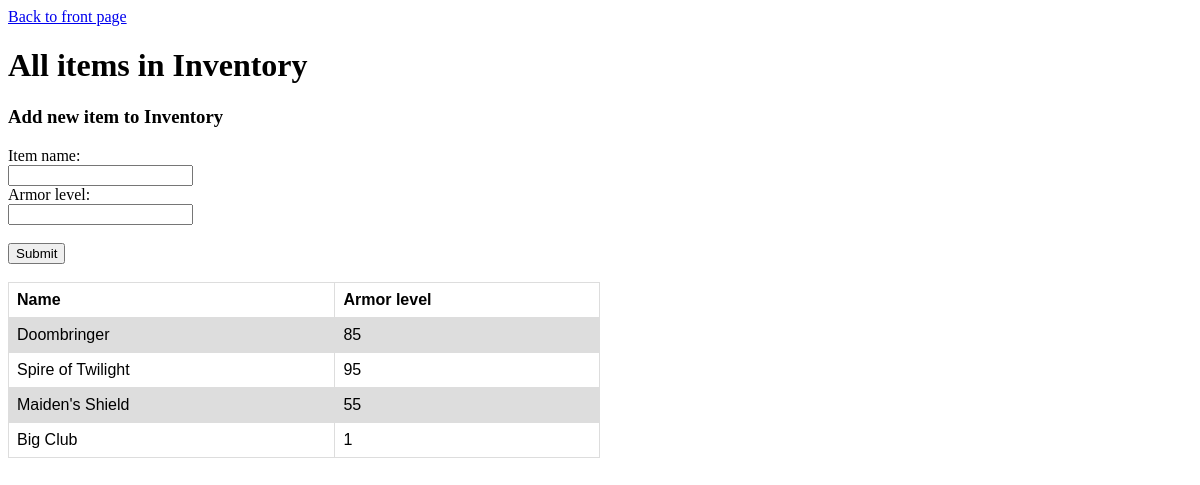
Page /items/ on the earlier database version.
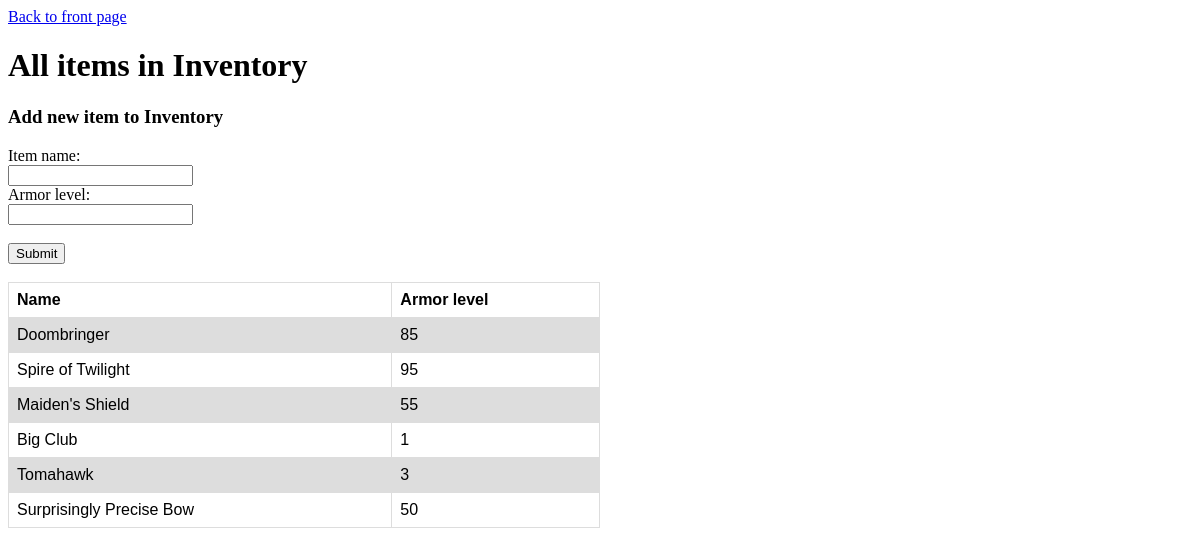
Same page on the later database version.
### inventory/models.py (models this page shows, shortened)
class Item(models.Model):
	name = models.CharField(max_length=200)
	armor_level = models.IntegerField(default=0)
	characters = models.ManyToManyField(Character, blank=True)

### inventory/views.py (the view)
# urls.py: path('items/', views.items, name='items'),
def items(request):
	items = Item.objects.all()
	return render(request, 'inventory/items.html', {'items': items})

### inventory/templates/inventory/items.html (shortened to what this page needs)
<!DOCTYPE html>
<html xmlns="http://www.w3.org/1999/xhtml">
	<head>
	</head>
	<body>
		<a href='/'>Back to front page</a>
		<h1>All items in Inventory</h1>
		<h3>Add new item to Inventory</h3>
			<form method="GET" action="/add_item/">
				<label for="name">Item name:</label><br>
				<input type="text" name="name"/><br>
				<label for="armor_level">Armor level:</label><br>
				<input type="number" name="armor_level"/><br><br>
				<input type="submit" name="Add!"/>
			</form>
			<br>
			<table>
				<tr>
					<th style="text-align: left;">Name</th>
					<th>Armor level</th>
				</tr>
				{% for item in items %}
				<tr>
					<td>{{item.name|safe}}</td>
					<td>{{item.armor_level|safe}}</td>
				</tr>
				{% endfor %}
			</table>
	</body>
</html>

### inventory/templates/inventory/items.html (style rules this page uses)
table { font-family: arial, sans-serif; border-collapse: collapse; width: 50%; }
td, th { border: 1px solid #dddddd; text-align: left; padding: 8px; }
tr:nth-child(even) { background-color: #dddddd; }

Differences in the rows shown:
added Item: name "Tomahawk", armor_level "3"
added Item: name "Surprisingly Precise Bow", armor_level "50"
